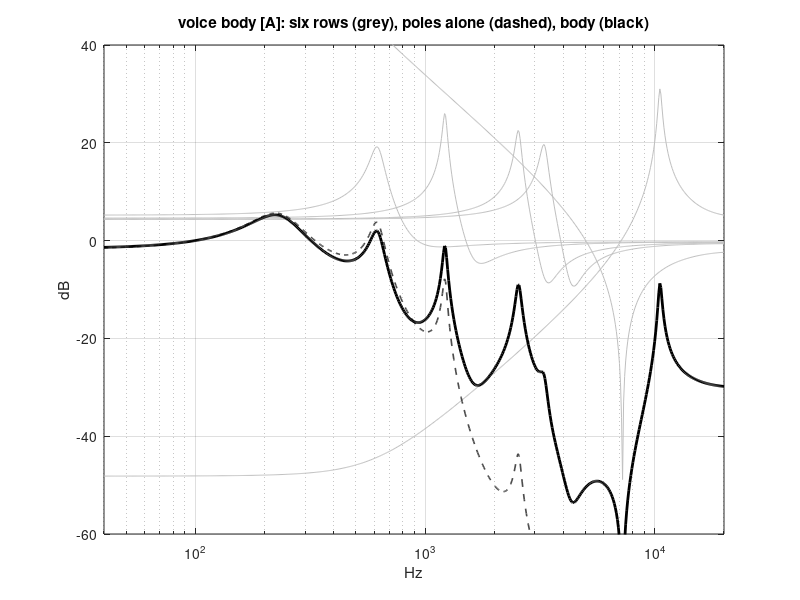

Reproduce this figure in MATLAB. (Note: this script raises an error after producing the figure.)
clear
close all
clc

Fs = 44100;

%% THE VOWEL  (Klatt 1980 Table II: F1-F3 and B1-B3; F4 is Klatt's typical value)
vowel = 'A';
F  = [620 1220 2550 3300];
BW = [ 80   50  140  250];

%% THE HOUSE ROWS  (Talking Hedz M0 Q0, verbatim)
S1 = [10522.88 351.19 391.46 936.85];      % radiation: high pole over a low wide zero
S6 = [  225.15 124.39 7221.20 0.03];       % glottal low-pass under the cage notch

%% THE MASK RULE  (medians over the 31 factory bodies)
zeroOctavesAbove = 0.39;
zeroRadiusBelow  = 0.03;

radiusOf = @(bw) exp(-pi*bw/Fs);
bwOf     = @(r)  -log(r)*Fs/pi;

%% SIX ROWS: pole hz, pole bw, zero hz, zero bw
rows = zeros(6,4);
rows(1,:) = S1;
for k = 1:numel(F)
    rows(k+1,:) = [F(k) BW(k) F(k)*2^zeroOctavesAbove bwOf(radiusOf(BW(k)) - zeroRadiusBelow)];
end
rows(6,:) = S6;

%% ROOTS -> COEFFICIENTS, ONE BIQUAD PER ROW
f = logspace(log10(40), log10(20000), 600);
H      = ones(size(f));
Hpoles = ones(size(f));
Hrows  = zeros(6, numel(f));
for k = 1:6
    thetaP = 2*pi*rows(k,1)/Fs;  rP = radiusOf(rows(k,2));
    thetaZ = 2*pi*rows(k,3)/Fs;  rZ = radiusOf(rows(k,4));
    a = real(poly(rP * exp(1j*[thetaP -thetaP])));
    b = real(poly(rZ * exp(1j*[thetaZ -thetaZ])));
    Hk = freqz(b, a, f, Fs);
    Hrows(k,:) = Hk;
    H      = H .* Hk;
    Hpoles = Hpoles .* freqz(1, a, f, Fs);
end

%% NORMALISE AT 100 Hz
[~, i100] = min(abs(f - 100));
H      = H      / abs(H(i100));
Hpoles = Hpoles / abs(Hpoles(i100));

%% PLOT
figure('Color', 'w');
semilogx(f, 20*log10(abs(Hrows.')), 'Color', [0.75 0.75 0.75]); hold on
semilogx(f, 20*log10(abs(Hpoles)), '--', 'Color', [0.3 0.3 0.3], 'LineWidth', 1.2);
semilogx(f, 20*log10(abs(H)), 'k', 'LineWidth', 2);
grid on; xlim([40 20000]); ylim([-60 40]);
xlabel('Hz'); ylabel('dB');
title(sprintf('voice body [%s]: six rows (grey), poles alone (dashed), body (black)', vowel));

%% ROWS AND THE .fbw THE WORKSTATION OPENS
disp('    pole Hz   pole BW   zero Hz   zero BW')
disp(round(rows, 2))
name = sprintf('voice %s', vowel);
fid = fopen(fullfile(fileparts(mfilename('fullpath')), sprintf('voice_%s.fbw', vowel)), 'w');
fprintf(fid, '# %s\n', name);
fprintf(fid, '%.4f %.4f %.4f %.4f\n', rows.');
fclose(fid);
fprintf('level at 6 kHz relative to F1 peak: body %.1f dB, poles alone %.1f dB\n', ...
    20*log10(abs(H(find(f >= 6000, 1)))) - max(20*log10(abs(H(f < 1000)))), ...
    20*log10(abs(Hpoles(find(f >= 6000, 1)))) - max(20*log10(abs(Hpoles(f < 1000)))));
